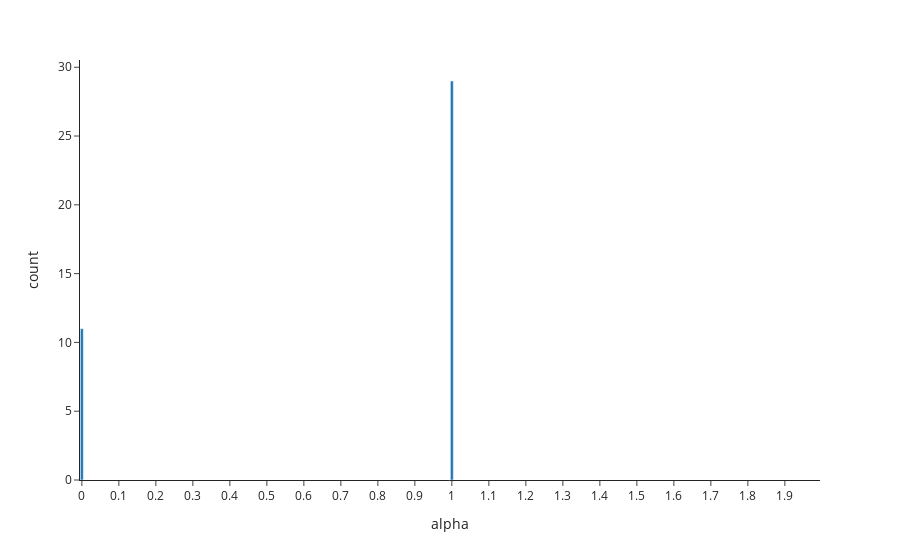

The code cell stored with this chart in its notebook:
### Code cell
import plotly.graph_objects as go
ins_dict = {
            'alpha': [ i for i in np.arange(0.0, 2.0, 0.01)],
            'count': [ count for count in alpha_count.values() ]
        }
df = pd.DataFrame(ins_dict, columns=['alpha', 'count'])
fig = go.Figure(px.bar(df, x="alpha", y="count",
         height=400, template="simple_white"))

fig.update_layout(
    xaxis = dict(
        tickmode = 'linear',
        tick0 = 0,
        dtick = 0.1
    )
)

fig.show()

### Figure 1 — Plotly figure (JSON) as saved in the notebook; plotly's stock layout.template omitted (floating-point values rounded to 4 significant figures; data arrays with more than 128 entries replaced by an {"elided": "..."} marker saying what was removed)
{"data": [{"alignmentgroup": "True", "hovertemplate": "alpha=%{x}<br>count=%{y}<extra></extra>", "legendgroup": "", "marker": {"color": "#1F77B4", "pattern": {"shape": ""}}, "name": "", "offsetgroup": "", "orientation": "v", "showlegend": false, "textposition": "auto", "type": "bar", "x": {"elided": "200 float values"}, "xaxis": "x", "y": {"elided": "200 int values"}, "yaxis": "y"}], "layout": {"autosize": true, "barmode": "relative", "legend": {"tracegroupgap": 0}, "margin": {"t": 60}, "xaxis": {"anchor": "y", "autorange": true, "domain": [0, 1], "dtick": 0.1, "range": [-0.005, 1.995], "tick0": 0, "tickmode": "linear", "title": {"text": "alpha"}, "type": "linear"}, "yaxis": {"anchor": "x", "autorange": true, "domain": [0, 1], "range": [0, 30.53], "title": {"text": "count"}, "type": "linear"}}}
